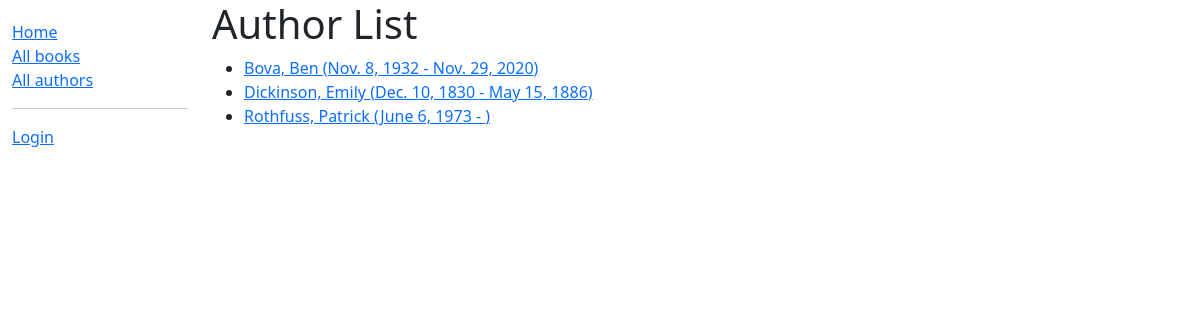
Screenshot of /catalog/authors/ with the database file from the repository.
### catalog/models.py (models this page shows)
class Author(models.Model):
    first_name = models.CharField(max_length=100)
    last_name = models.CharField(max_length=100)
    date_of_birth = models.DateField(null=True, blank=True)
    date_of_death = models.DateField('Died', null=True, blank=True)
    class Meta:
        ordering = ['last_name', 'first_name']
    def get_absolute_url(self):
        return reverse('author-detail', args=[str(self.id)])
    def __str__(self):
        return f'{self.last_name}, {self.first_name}'

### catalog/views.py (the view)
class AuthorListView(generic.ListView):
    model = Author
    paginate_by = 10
    def get_queryset(self):
        return Author.objects.all()
    def get_context_data(self, **kwargs):
        context = super(AuthorListView, self).get_context_data(**kwargs)
        context['some_data'] = 'This is just some data'
        return context

### catalog/templates/catalog/author_list.html
{% extends "catalog/base_generic.html" %}
{% block content %}
    <h1>Author List</h1>
    {% if author_list %}
        <ul>
            {% for author in author_list %}
                <li>
                    <a href="{{ author.get_absolute_url }}">{{ author }} ({{author.date_of_birth}} - {% if author.date_of_death %}{{author.date_of_death}}{% endif %})</a>
                </li>
            {% endfor %}
        </ul>
    {% else %}
        <p>There are no books in the library.</p>
    {% endif %}
{% endblock %}

### rows the page displays
Author: last_name+first_name "Bova, Ben", date_of_birth "Nov. 8, 1932", date_of_death "Nov. 29, 2020"
Author: last_name+first_name "Dickinson, Emily", date_of_birth "Dec. 10, 1830", date_of_death "May 15, 1886"
Author: last_name+first_name "Rothfuss, Patrick", date_of_birth "June 6, 1973"
